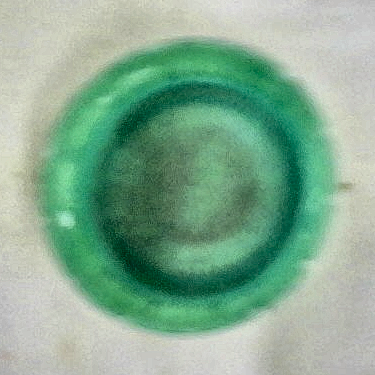
#> input picture ia-modelo/aprovada/tampa_aprovada_20261117_211653_780.png, 375 x 375 px
$ python -i refinador_tampinhas.py   (imports and definitions only)
#> lines starting #> are read from the running program, lines starting #| are printed output that depends on the picture; after the words box and inside, x2 and y2 are one past the last pixel; in counts of white or black regions, pixels touching at a corner belong together
#!/usr/bin/env python3
"""
refinador_tampinhas.py - refina os recortes de tampinhas gerados pela captura Java.

Pode ser usado de duas formas:
  1) Biblioteca (servidor/API):  from refinador_tampinhas import refinar
                                 saida = refinar(imagem_bgr)            # numpy BGR -> numpy BGR
  2) Pasta (Docker, padrao):     observa <raiz>/aprovada e <raiz>/reprovada e grava
                                 <raiz>/aprovada_refinada e <raiz>/reprovada_refinada
                                 com o nome <original>_refinada.png

Idempotente: se o arquivo refinado ja existe, a imagem nao e processada de novo.
"""
import argparse
import logging
import os
import sys
import time
from pathlib import Path

import cv2
import numpy as np

log = logging.getLogger("refinador")

EXTENSOES = {".png", ".jpg", ".jpeg"}
PARES = [("aprovada", "aprovada_refinada"), ("reprovada", "reprovada_refinada")]

# Mesma faixa de verde usada na captura Java
VERDE_MIN = np.array([35, 50, 40], dtype=np.uint8)
VERDE_MAX = np.array([90, 255, 255], dtype=np.uint8)
MARGEM = 1.10          # folga em volta do circulo da tampinha
IDADE_MINIMA_S = 1.5   # so processa arquivo parado ha X s (evita ler arquivo sendo gravado)


def mascara_verde(img_bgr):
    hsv = cv2.cvtColor(img_bgr, cv2.COLOR_BGR2HSV)
    mascara = cv2.inRange(hsv, VERDE_MIN, VERDE_MAX)
    kernel = cv2.getStructuringElement(cv2.MORPH_ELLIPSE, (5, 5))
    mascara = cv2.morphologyEx(mascara, cv2.MORPH_OPEN, kernel)
    mascara = cv2.morphologyEx(mascara, cv2.MORPH_CLOSE, kernel)
    return mascara


def localizar_tampinha(img_bgr):
    """Retorna (cx, cy, raio) em pixels, ou None se nada for encontrado."""
    h, w = img_bgr.shape[:2]
    contornos, _ = cv2.findContours(mascara_verde(img_bgr), cv2.RETR_EXTERNAL, cv2.CHAIN_APPROX_SIMPLE)
    if contornos:
        maior = max(contornos, key=cv2.contourArea)
        if cv2.contourArea(maior) > 0.005 * h * w:
            (cx, cy), raio = cv2.minEnclosingCircle(maior)
            return float(cx), float(cy), float(raio)

    # Plano B: circulos pelo formato (Hough)
    cinza = cv2.medianBlur(cv2.cvtColor(img_bgr, cv2.COLOR_BGR2GRAY), 5)
    lado = min(h, w)
    circulos = cv2.HoughCircles(cinza, cv2.HOUGH_GRADIENT, dp=1.2, minDist=lado // 2,
                                param1=100, param2=40, minRadius=lado // 8, maxRadius=lado // 2)
    if circulos is not None:
        x, y, r = circulos[0][0]
        return float(x), float(y), float(r)
    return None


def focar_na_tampinha(img_bgr, cx, cy, raio, mascarar=True):
    h, w = img_bgr.shape[:2]
    r = raio * MARGEM
    x0, y0 = int(max(0, cx - r)), int(max(0, cy - r))
    x1, y1 = int(min(w, cx + r)), int(min(h, cy + r))
    recorte = img_bgr[y0:y1, x0:x1].copy()
    if mascarar:
        mascara = np.zeros(recorte.shape[:2], dtype=np.uint8)
        cv2.circle(mascara, (int(round(cx - x0)), int(round(cy - y0))), int(round(raio)), 255, -1)
        recorte = cv2.bitwise_and(recorte, recorte, mask=mascara)
    return recorte


def quadrado(img_bgr):
    h, w = img_bgr.shape[:2]
    lado = max(h, w)
    saida = np.zeros((lado, lado, 3), dtype=np.uint8)
    y, x = (lado - h) // 2, (lado - w) // 2
    saida[y:y + h, x:x + w] = img_bgr
    return saida


def aumentar(img_bgr, tamanho):
    return cv2.resize(img_bgr, (tamanho, tamanho), interpolation=cv2.INTER_LANCZOS4)


def nitidez(img_bgr):
    """Unsharp mask leve."""
    desfocada = cv2.GaussianBlur(img_bgr, (0, 0), 1.0)
    return cv2.addWeighted(img_bgr, 1.5, desfocada, -0.5, 0)


def refinar(imagem_bgr, tamanho=512, mascarar=True):
    """Pipeline completo: localizar -> focar -> quadrado -> aumentar -> nitidez."""
    if imagem_bgr is None or imagem_bgr.size == 0:
        raise ValueError("imagem vazia")
    if imagem_bgr.ndim == 2:
        imagem_bgr = cv2.cvtColor(imagem_bgr, cv2.COLOR_GRAY2BGR)

    loc = localizar_tampinha(imagem_bgr)
    if loc is None:
        h, w = imagem_bgr.shape[:2]
        loc = (w / 2.0, h / 2.0, min(h, w) / 2.0)
        log.warning("tampinha nao localizada; usando o centro da imagem")
    cx, cy, raio = loc

    recorte = focar_na_tampinha(imagem_bgr, cx, cy, raio, mascarar=mascarar)
    recorte = quadrado(recorte)
    recorte = aumentar(recorte, tamanho)
    return nitidez(recorte)


def ler_imagem(caminho: Path):
    dados = np.fromfile(str(caminho), dtype=np.uint8)  # funciona com caminhos com acento no Windows
    return cv2.imdecode(dados, cv2.IMREAD_COLOR)


# [68 lines left out: functions processar_arquivo, varrer_uma_vez, main, not called in this run]


# [2 lines not run here, left out]

>>> import cv2
>>> picture = cv2.imread('../../ia-modelo/aprovada/tampa_aprovada_20261117_211653_780.png')
#> picture is the input picture: shape (375, 375, 3); mean B, G, R 145.7, 171.2, 132.9
>>> result = refinar(picture)
#> in mascara_verde, `hsv = cv2.cvtColor(img_bgr, cv2.COLOR_BGR2HSV)`: hsv: shape (375, 375, 3); mean H, S, V 55, 76.4, 171.2
#> in mascara_verde, `mascara = cv2.inRange(hsv, VERDE_MIN, VERDE_MAX)`:
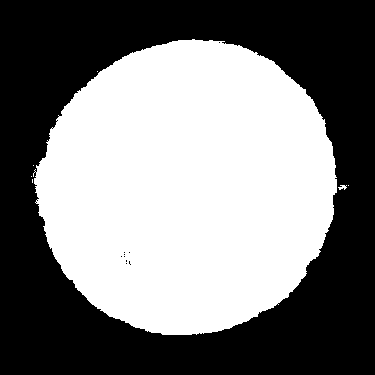
#> mascara: shape (375, 375); 49.2% white; 7 white regions (5 under 20 px), largest, box (x1, y1, x2, y2) and area: (33, 39, 337, 335) 69118, (338, 185, 347, 190) 28
#> in mascara_verde, `mascara = cv2.morphologyEx(mascara, cv2.MORPH_OPEN, kernel)`:
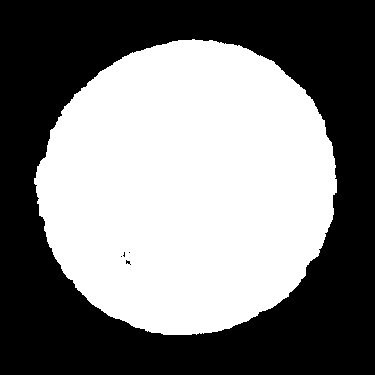
#> mascara: shape (375, 375); 49.1% white; 1 white region, box (x1, y1, x2, y2) and area: (34, 39, 337, 335) 69013
#> in mascara_verde, `mascara = cv2.morphologyEx(mascara, cv2.MORPH_CLOSE, kernel)`: mascara: shape (375, 375); 49.1% white; 1 white region
#> in localizar_tampinha, `contornos, _ = cv2.findContours(mascara_verde(img_bgr), cv2.RETR_EXTER..`: contornos = 1 contour; box (x1, y1, x2, y2) and area: (34, 39, 337, 335) 68602
#> in localizar_tampinha, `maior = max(contornos, key=cv2.contourArea)`: maior = contour of 497 points, box (x1, y1, x2, y2) (34, 39, 337, 335), area 68602
#> in localizar_tampinha, `(cx, cy), raio = cv2.minEnclosingCircle(maior)`: cx = 186.1; cy = 184.3; raio = 152.2
#> in refinar, `loc = localizar_tampinha(imagem_bgr)`: loc = (186.1, 184.3, 152.2)
#> in refinar, `cx, cy, raio = loc`: cx = 186.1; cy = 184.3; raio = 152.2
#> in focar_na_tampinha, `r = raio * MARGEM`: r = 167.4
#> in focar_na_tampinha, `x0, y0 = int(max(0, cx - r)), int(max(0, cy - r))`: x0 = 18; y0 = 16
#> in focar_na_tampinha, `x1, y1 = int(min(w, cx + r)), int(min(h, cy + r))`: x1 = 353; y1 = 351
#> in focar_na_tampinha, `recorte = img_bgr[y0:y1, x0:x1].copy()`:
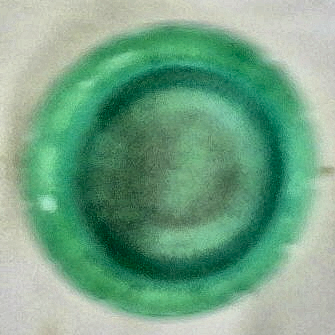
#> recorte: shape (335, 335, 3); mean B, G, R 134.9, 164.5, 116.9
#> in focar_na_tampinha, `cv2.circle(mascara, (int(round(cx - x0)), int(round(cy - y0))), int(ro..`:
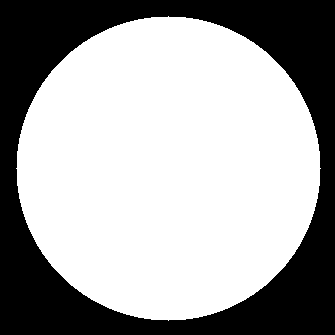
#> mascara: shape (335, 335); 64.6% white; 1 black region, box (x1, y1, x2, y2) and area: (0, 0, 335, 335) 39692
#> in focar_na_tampinha, `recorte = cv2.bitwise_and(recorte, recorte, mask=mascara)`:
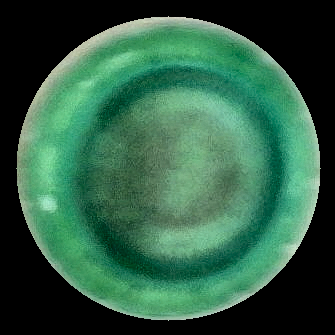
#> recorte: shape (335, 335, 3); mean B, G, R 69.4, 94, 48

$ run again, on ia-modelo/aprovada/tampa_aprovada_20261117_211831_414.png
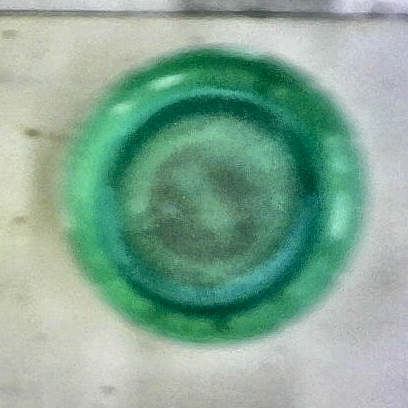
#> input picture ia-modelo/aprovada/tampa_aprovada_20261117_211831_414.png, 408 x 408 px
#> picture is the input picture: shape (408, 408, 3); mean B, G, R 150.5, 168.8, 134.3
#> hsv: shape (408, 408, 3); mean H, S, V 67.5, 71.5, 169.6
#> in mascara_verde, `mascara = cv2.morphologyEx(mascara, cv2.MORPH_OPEN, kernel)`:
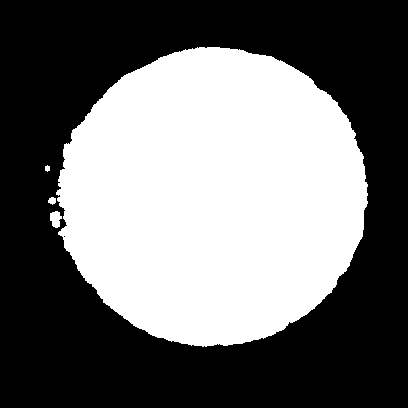
#> mascara: shape (408, 408); 43.5% white; 4 white regions, box (x1, y1, x2, y2) and area: (56, 47, 368, 347) 72232, (50, 211, 62, 228) 146, (48, 197, 56, 205) 47, (45, 165, 50, 172) 27
#> contornos = 2 contours, 1 with area under 20; largest, box (x1, y1, x2, y2) and area: (48, 47, 368, 347) 72064
#> maior = contour of 609 points, box (x1, y1, x2, y2) (48, 47, 368, 347), area 72064
#> in localizar_tampinha, `(cx, cy), raio = cv2.minEnclosingCircle(maior)`: cx = 207.7; cy = 194.1; raio = 159.9
#> loc = (207.7, 194.1, 159.9)
#> in refinar, `cx, cy, raio = loc`: cx = 207.7; cy = 194.1; raio = 159.9
#> r = 175.9
#> x0 = 31; y0 = 18
#> x1 = 383; y1 = 369
#> in focar_na_tampinha, `recorte = cv2.bitwise_and(recorte, recorte, mask=mascara)`:
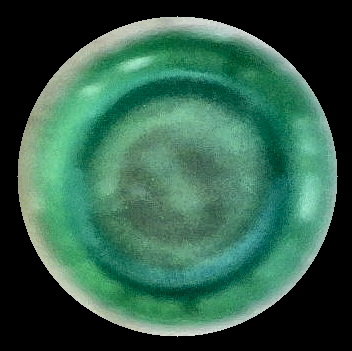
#> recorte: shape (351, 352, 3); mean B, G, R 74.3, 93.9, 49.8

$ run again, on ia-modelo/aprovada/tampa_aprovada_20261117_211845_171.png
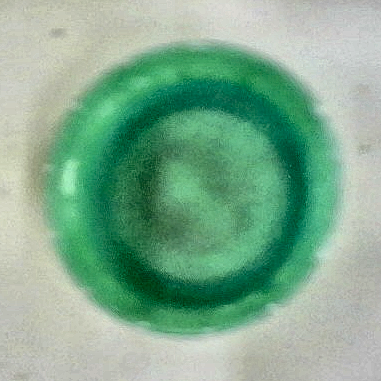
#> input picture ia-modelo/aprovada/tampa_aprovada_20261117_211845_171.png, 381 x 381 px
#> picture is the input picture: shape (381, 381, 3); mean B, G, R 143.7, 171.5, 128.9
#> hsv: shape (381, 381, 3); mean H, S, V 57.5, 85.1, 171.5
#> in mascara_verde, `mascara = cv2.morphologyEx(mascara, cv2.MORPH_OPEN, kernel)`:
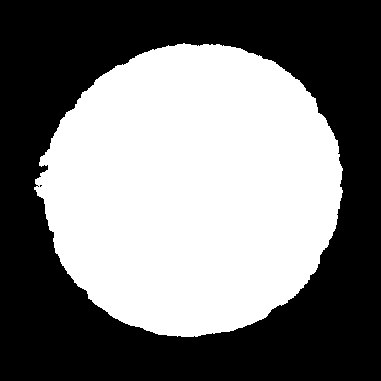
#> mascara: shape (381, 381); 47.6% white; 1 white region, box (x1, y1, x2, y2) and area: (34, 43, 343, 337) 69105
#> contornos = 1 contour; box (x1, y1, x2, y2) and area: (34, 43, 343, 337) 68662
#> maior = contour of 579 points, box (x1, y1, x2, y2) (34, 43, 343, 337), area 68662
#> in localizar_tampinha, `(cx, cy), raio = cv2.minEnclosingCircle(maior)`: cx = 188.5; cy = 183.1; raio = 154.6
#> loc = (188.5, 183.1, 154.6)
#> in refinar, `cx, cy, raio = loc`: cx = 188.5; cy = 183.1; raio = 154.6
#> r = 170.1
#> x0 = 18; y0 = 13
#> x1 = 358; y1 = 353
#> in focar_na_tampinha, `recorte = cv2.bitwise_and(recorte, recorte, mask=mascara)`:
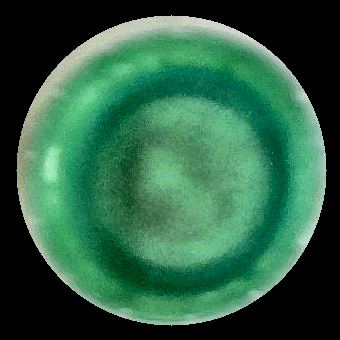
#> recorte: shape (340, 340, 3); mean B, G, R 68.7, 96.4, 45.3
